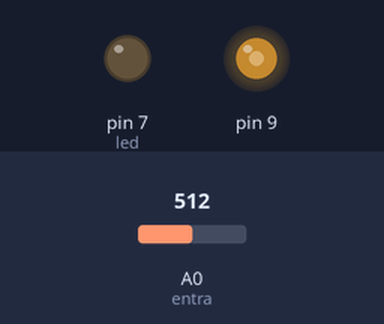
The sketch below on a simulated Arduino Uno, built with avr-gcc and run on an emulated ATmega328P. Shown: output pins drawn as LEDs (lit = HIGH). The test bench sets the inputs (shaded band); at power-on: A0 (entra) = 512.

Above: at 1.2 s.
1.3 s: A0 (entra) set to 716
At 1.9 s:
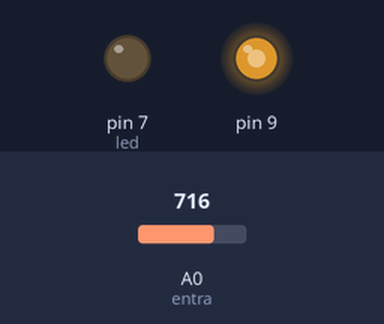
2.8 s: A0 (entra) set to 900
At 3.1 s:
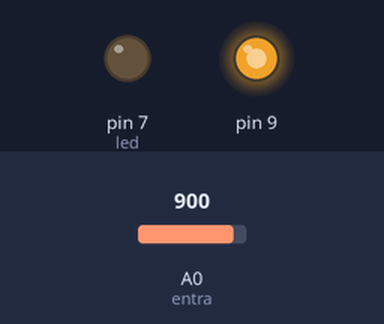
4.3 s: A0 (entra) set to 122
At 5.4 s:
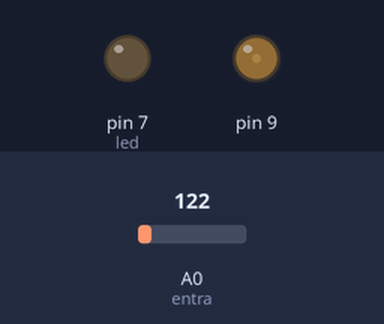
5.8 s: A0 (entra) set to 0
At 6.6 s:
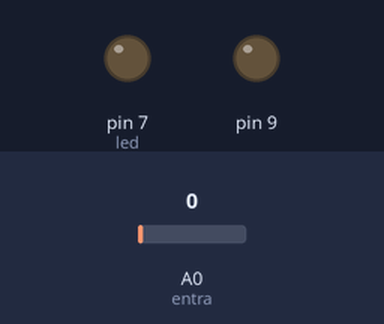
7.3 s: A0 (entra) set to 511
At 7.7 s:
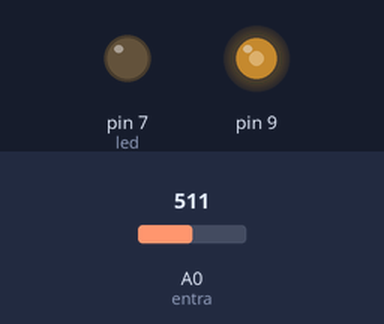
Timing chart, 0 to 9.8 s (numbered marks = the images above; inputs shaded):
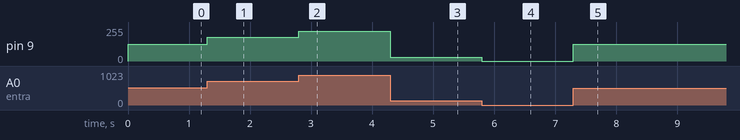

Measured:
- after the input at 1.3 s, pin 9: 127/255 → 178/255 at once
- after the input at 2.8 s, pin 9: 178/255 → 224/255 at once
- after the input at 4.3 s, pin 9: 224/255 → 30/255 at once
- after the input at 5.8 s, pin 9: 30/255 → 0/255 at once
- after the input at 7.3 s, pin 9: 0/255 → 127/255 at once

The sketch:

teste_analogi.ino
```cpp
int entra=A0;
int led=7;
void setup() {
 pinMode(led,OUTPUT);
 pinMode(entra,INPUT);


}

void loop() {
  int resp = analogRead(entra);
 resp = map(resp, 0, 1023, 0, 255);

  analogWrite(9, resp);

}
```
